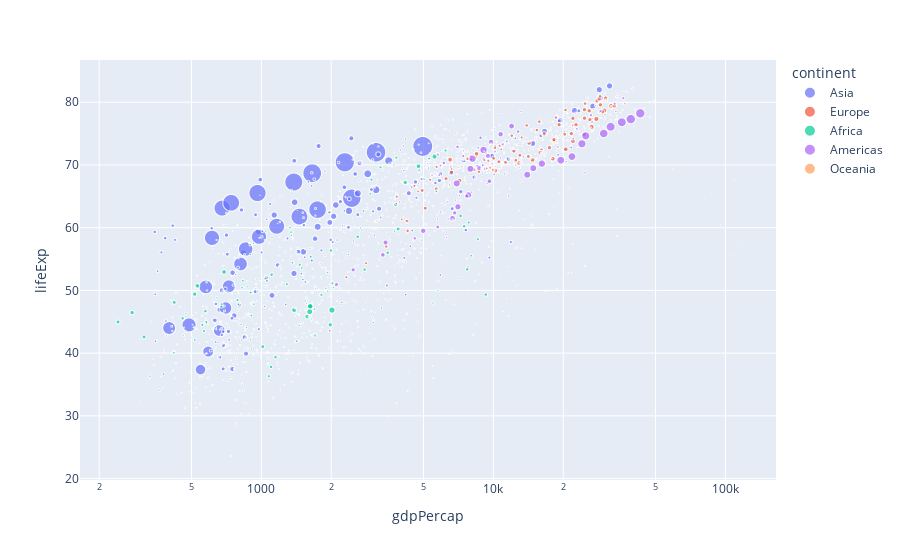

Write notebook code for a chart like this one.
### Markdown cell above
That looks very different from where we will end up!  First things first, we've got a curved relationship between per capita GDP and life expectancy.  We learned in the last lesson that a linear model doesn't do a good job modeling the relationship between two features where the scatterplot has a curved pattern.  

However, there are ways to "straighten" the relationship through feature engineering.  You aren't expected to know this, but a plot like this, where the points travel steeply up the y-axis and then flatten out, is characteristic of a logarithmic rather than linear relationship.

That means that if we use a log scale for our x-axis, our points will fall into a line rather than a curve.

### Code cell
fig = px.scatter(df, x='gdpPercap', y='lifeExp', log_x=True, size='pop', color='continent')

fig.show()

### Figure 1 — Plotly figure (JSON) as saved in the notebook; plotly's stock layout.template omitted (floating-point values rounded to 4 significant figures; data arrays with more than 128 entries replaced by an {"elided": "..."} marker saying what was removed)
{"data": [{"hovertemplate": "continent=Asia<br>gdpPercap=%{x}<br>lifeExp=%{y}<br>pop=%{marker.size}<extra></extra>", "legendgroup": "Asia", "marker": {"color": "#636efa", "size": {"elided": "396 int values"}, "sizemode": "area", "sizeref": 3297000.0, "symbol": "circle"}, "mode": "markers", "name": "Asia", "showlegend": true, "type": "scattergl", "x": {"elided": "396 float values"}, "xaxis": "x", "y": {"elided": "396 float values"}, "yaxis": "y"}, {"hovertemplate": "continent=Europe<br>gdpPercap=%{x}<br>lifeExp=%{y}<br>pop=%{marker.size}<extra></extra>", "legendgroup": "Europe", "marker": {"color": "#EF553B", "size": {"elided": "360 int values"}, "sizemode": "area", "sizeref": 3297000.0, "symbol": "circle"}, "mode": "markers", "name": "Europe", "showlegend": true, "type": "scattergl", "x": {"elided": "360 float values"}, "xaxis": "x", "y": {"elided": "360 float values"}, "yaxis": "y"}, {"hovertemplate": "continent=Africa<br>gdpPercap=%{x}<br>lifeExp=%{y}<br>pop=%{marker.size}<extra></extra>", "legendgroup": "Africa", "marker": {"color": "#00cc96", "size": {"elided": "624 int values"}, "sizemode": "area", "sizeref": 3297000.0, "symbol": "circle"}, "mode": "markers", "name": "Africa", "showlegend": true, "type": "scattergl", "x": {"elided": "624 float values"}, "xaxis": "x", "y": {"elided": "624 float values"}, "yaxis": "y"}, {"hovertemplate": "continent=Americas<br>gdpPercap=%{x}<br>lifeExp=%{y}<br>pop=%{marker.size}<extra></extra>", "legendgroup": "Americas", "marker": {"color": "#ab63fa", "size": {"elided": "300 int values"}, "sizemode": "area", "sizeref": 3297000.0, "symbol": "circle"}, "mode": "markers", "name": "Americas", "showlegend": true, "type": "scattergl", "x": {"elided": "300 float values"}, "xaxis": "x", "y": {"elided": "300 float values"}, "yaxis": "y"}, {"hovertemplate": "continent=Oceania<br>gdpPercap=%{x}<br>lifeExp=%{y}<br>pop=%{marker.size}<extra></extra>", "legendgroup": "Oceania", "marker": {"color": "#FFA15A", "size": [8691212, 9712569, 10794968, 11872264, 13177000, 14074100, 15184200, 16257249, 17481977, 18565243, 19546792, 20434176, 1994794, 2229407, 2488550, 2728150, 2929100, 3164900, 3210650, 3317166, 3437674, 3676187, 3908037, 4115771], "sizemode": "area", "sizeref": 3297000.0, "symbol": "circle"}, "mode": "markers", "name": "Oceania", "showlegend": true, "type": "scattergl", "x": [10040.0, 10950.0, 12220.0, 14530.0, 16790.0, 18330.0, 19480.0, 21890.0, 23420.0, 27000.0, 30690.0, 34440.0, 10560.0, 12250.0, 13180.0, 14460.0, 16050.0, 16230.0, 17630.0, 19010.0, 18360.0, 21050.0, 23190.0, 25190.0], "xaxis": "x", "y": [69.12, 70.33, 70.93, 71.1, 71.93, 73.49, 74.74, 76.32, 77.56, 78.83, 80.37, 81.23, 69.39, 70.26, 71.24, 71.52, 71.89, 72.22, 73.84, 74.32, 76.33, 77.55, 79.11, 80.2], "yaxis": "y"}], "layout": {"legend": {"itemsizing": "constant", "title": {"text": "continent"}, "tracegroupgap": 0}, "margin": {"t": 60}, "xaxis": {"anchor": "y", "domain": [0, 1], "title": {"text": "gdpPercap"}, "type": "log"}, "yaxis": {"anchor": "x", "domain": [0, 1], "title": {"text": "lifeExp"}}}}
